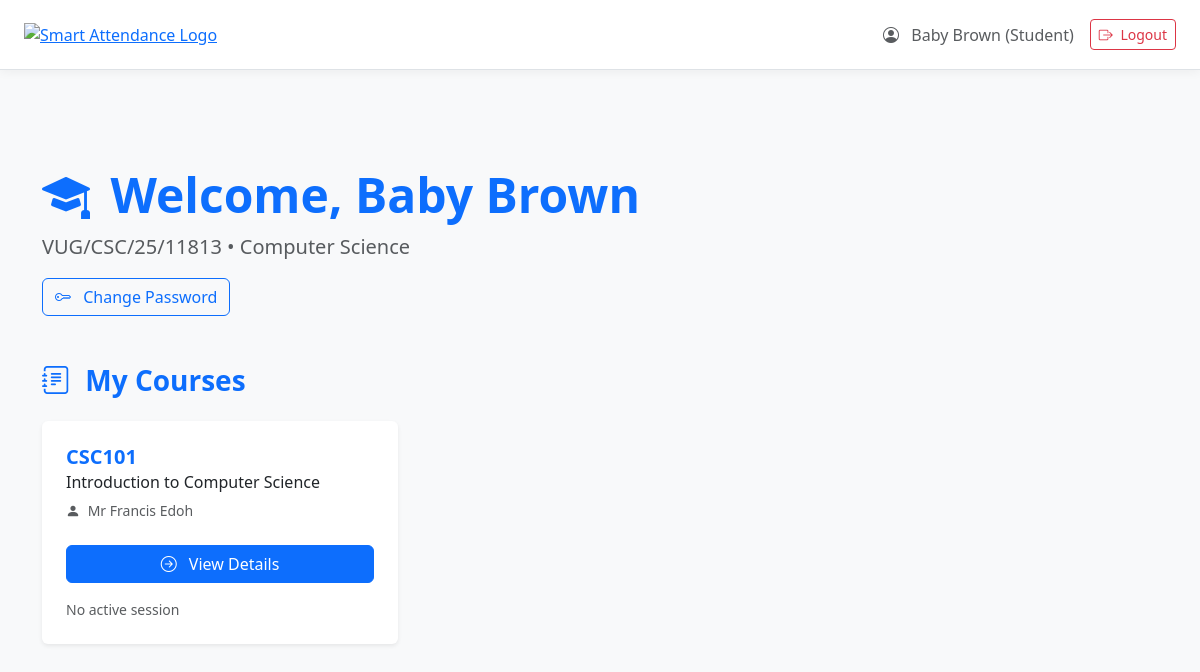
Page /student (signed in) on the committed database.
### models.py (models this page shows)
class User(db.Model, UserMixin):
    id = db.Column(db.Integer, primary_key=True)
    matric_number = db.Column(db.String(50), unique=True, nullable=True)  # Students only
    username = db.Column(db.String(80), unique=True, nullable=True)       # Lecturers/Admin
    password_hash = db.Column(db.String(128), nullable=False)
    name = db.Column(db.String(100), nullable=False)
    role = db.Column(db.String(20), nullable=False)  # 'admin', 'lecturer', 'student'
    department_id = db.Column(db.Integer, db.ForeignKey('department.id'), nullable=True)
    current_level = db.Column(db.Integer, nullable=True)  # Students only
    department = db.relationship('Department', backref='users')

class Department(db.Model):
    id = db.Column(db.Integer, primary_key=True)
    name = db.Column(db.String(100), nullable=False)
    faculty_id = db.Column(db.Integer, db.ForeignKey('faculty.id'), nullable=False)
    levels = db.Column(db.Integer, default=4)
    __table_args__ = (db.UniqueConstraint('name', 'faculty_id', name='unique_dept_faculty'),)

class Course(db.Model):
    id = db.Column(db.Integer, primary_key=True)
    code = db.Column(db.String(20), nullable=False)
    title = db.Column(db.String(100), nullable=False)
    department_id = db.Column(db.Integer, db.ForeignKey('department.id'), nullable=False)
    level = db.Column(db.Integer, nullable=False)
    lecturer_id = db.Column(db.Integer, db.ForeignKey('user.id'), nullable=False)
    __table_args__ = (db.UniqueConstraint('code', 'department_id', 'level'),)
    lecturer = db.relationship('User', backref=db.backref('taught_courses', lazy='dynamic'))
    department_rel = db.relationship('Department', backref='courses')
    enrollments = db.relationship('Enrollment', back_populates='course', lazy='dynamic')

### app.py (the view)
@app.route('/student')
@login_required
def student_dashboard():
    if current_user.role != 'student':
        flash('Access denied.', 'danger')
        return redirect(url_for('dashboard'))
    enrollments = current_user.enrollments
    courses = [enrollment.course for enrollment in enrollments]
    course_stats = []
    for course in courses:
        sessions = AttendanceSession.query.filter_by(course_id=course.id).all()
        total_sessions = len(sessions)
        if sessions:
            session_ids = [s.id for s in sessions]
            present_count = AttendanceRecord.query.filter(
                AttendanceRecord.student_id == current_user.id,
                AttendanceRecord.session_id.in_(session_ids)
            ).count()
        else:
            present_count = 0
        percentage = round((present_count / total_sessions * 100), 1) if total_sessions > 0 else 0
        active_session = AttendanceSession.query.filter_by(
            course_id=course.id,
            is_open=True
        ).first()
        already_marked = False
        if active_session:
            already_marked = AttendanceRecord.query.filter_by(
                session_id=active_session.id,
                student_id=current_user.id
            ).first() is not None
        course_stats.append({
            'course': course,
            'total_sessions': total_sessions,
            'present_count': present_count,
            'percentage': percentage,
            'active_session': active_session,
            'already_marked': already_marked
        })
    return render_template('student/dashboard.html', course_stats=course_stats)

### app.py (called while the page is built)
@login_manager.user_loader
def load_user(user_id):
    return User.query.get(int(user_id))

### templates/student/dashboard.html (shortened to what this page needs)
{% extends "base.html" %}
{% block content %}
<div class="container py-5">
    <div class="mb-5">
        <h1 class="display-5 fw-bold text-primary mb-2">
            <i class="bi bi-mortarboard-fill me-2"></i> Welcome, {{ current_user.name }}
        </h1>
        <p class="lead text-muted">
            {{ current_user.matric_number|upper }} • {{ current_user.department.name if current_user.department else 'No department' }}
        </p>
        <a href="{{ url_for('student_change_password') }}" class="btn btn-outline-primary">
            <i class="bi bi-key me-2"></i> Change Password
        </a>
    </div>
    <h3 class="fw-bold text-primary mb-4">
        <i class="bi bi-journal-text me-2"></i> My Courses
    </h3>
    {% if course_stats %}
    <div class="row g-4">
        {% for stat in course_stats %}
        <div class="col-md-6 col-lg-4">
            <div class="card border-0 shadow-sm h-100">
                <div class="card-body py-4 px-4">
                    <h5 class="fw-bold text-primary mb-1">{{ stat.course.code }}</h5>
                    <h6 class="text-dark mb-2">{{ stat.course.title }}</h6>
                    <p class="text-muted small mb-4">
                        <i class="bi bi-person-fill me-1"></i> {{ stat.course.lecturer.name }}
                    </p>
                    <a href="{{ url_for('student_course_detail', course_id=stat.course.id) }}"
                       class="btn btn-primary w-100">
                        <i class="bi bi-arrow-right-circle me-2"></i> View Details
                    </a>
                    <div class="mt-3 small">
                        {% if stat.active_session %}
                            {% if stat.already_marked %}
                                <span class="text-success"><i class="bi bi-check-circle me-1"></i> Present marked</span>
                            {% else %}
                                <span class="text-warning fw-bold"><i class="bi bi-clock me-1"></i> Attendance open</span>
                            {% endif %}
                        {% else %}
                            <span class="text-muted">No active session</span>
                        {% endif %}
                    </div>
                </div>
            </div>
        </div>
        {% endfor %}
    </div>
    {% else %}
    <div class="alert alert-info py-5 text-center">
        <i class="bi bi-journal-x display-4 mb-3"></i>
        <h4>No courses enrolled yet</h4>
        <p>Your courses will appear here once assigned.</p>
    </div>
    {% endif %}
</div>
{% endblock %}

### templates/base.html (shortened to what this page needs)
<!DOCTYPE html>
<html lang="en">
<head>
    <link href="https://cdn.jsdelivr.net/npm/bootstrap@5.3.2/dist/css/bootstrap.min.css" rel="stylesheet">
    <link href="https://cdn.jsdelivr.net/npm/bootstrap-icons@1.11.0/font/bootstrap-icons.css" rel="stylesheet">
</head>
<body>
    {% if current_user.is_authenticated %}
        <div class="top-navbar border-bottom d-flex align-items-center px-4">
            <div class="me-4">
                <a href="{% if current_user.role == 'admin' %}{{ url_for('admin_overview') }}
                         {% elif current_user.role == 'lecturer' %}{{ url_for('lecturer_dashboard') }}
                         {% elif current_user.role == 'student' %}{{ url_for('student_dashboard') }}{% endif %}">
                    <img src="{{ url_for('static', filename='logo.png') }}"
                         alt="Smart Attendance Logo"
                         class="logo-img">
                </a>
            </div>
            <div class="ms-auto d-flex align-items-center gap-3">
                <span class="text-muted">
                    <i class="bi bi-person-circle me-2"></i>
                    {{ current_user.name }} ({{ current_user.role|capitalize }})
                </span>
                <a href="{{ url_for('logout') }}" class="btn btn-outline-danger btn-sm">
                    <i class="bi bi-box-arrow-right me-1"></i> Logout
                </a>
            </div>
        </div>
    {% endif %}
    <div class="{% if current_user.role == 'admin' %}main-content{% endif %}">
        <div class="content-area pt-5">
            {% block content %}{% endblock %}
        </div>
    </div>
</body>
</html>

### templates/base.html (style rules this page uses)
body { background-color: #f8f9fa; }
.top-navbar { height: 70px; background: white; box-shadow: 0 2px 10px rgba(0,0,0,0.05); }
.content-area { padding: 30px; }
.logo-img { height: 40px; object-fit: contain; }

### rows in the picture
User: name "Baby Brown", role "Student", matric_number "VUG/CSC/25/11813"
Department: department "Computer Science"
Course: course.code "CSC101", course "Introduction to Computer Science"
User: course.lecturer.name "Mr Francis Edoh"
